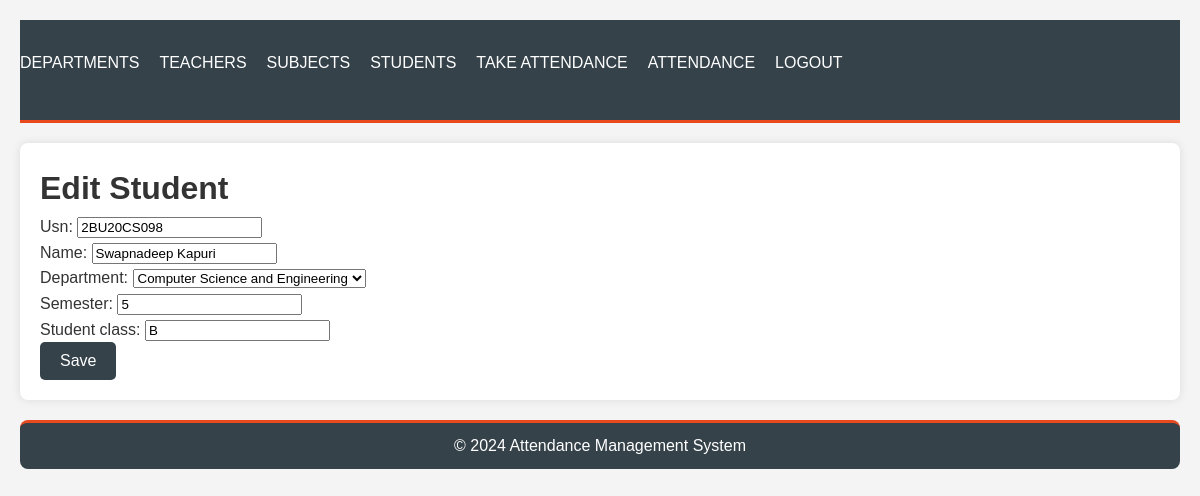
The app's page /edit_student/1/ (signed in) with its own data.
### attendance/models.py (models this page shows, shortened)
class Student(models.Model):
    usn = models.CharField(max_length=10, unique=True)
    name = models.CharField(max_length=100)
    department = models.ForeignKey(Department, on_delete=models.CASCADE)
    semester = models.IntegerField()
    student_class = models.CharField(max_length=10)

class Department(models.Model):
    dept_unique_id = models.CharField(max_length=10, unique=True)
    name = models.CharField(max_length=100)
    total_teachers = models.IntegerField(default=0)
    subjects = models.ManyToManyField('Subject', related_name='departments')
    def __str__(self):
        return self.name

### attendance/views.py (the view)
# urls.py: path('edit_student/<int:pk>/', views.edit_student, name='edit_student'),
@login_required
@user_passes_test(is_teacher)
def edit_student(request, pk):
    student = get_object_or_404(Student, pk=pk)
    if request.method == 'POST':
        form = StudentForm(request.POST, instance=student)
        if form.is_valid():
            form.save()
            return redirect('student_list')
    else:
        form = StudentForm(instance=student)
    return render(request, 'attendance/edit_student.html', {'form': form})

### attendance/forms.py
class StudentForm(forms.ModelForm):
    class Meta:
        model = Student
        fields = ['usn', 'name', 'department', 'semester', 'student_class']

### attendance/views.py (called while the page is built)
def is_teacher(user):
    return user.groups.filter(name='Teachers').exists()

### attendance/templates/attendance/edit_student.html (shortened to what this page needs)
{% extends 'attendance/base.html' %}
{% block content %}
<h1>Edit Student</h1>
<form method="post">
    {{ form.as_p }}
    <button type="submit" class="btn btn-success">Save</button>
</form>
{% endblock %}

### attendance/static/attendance/css/styles.css (style rules this page uses)
body, h1, h2, h3, p, ul, ol, li { margin: 0; padding: 0; box-sizing: border-box; }
body { font-family: Arial, sans-serif; line-height: 1.6; background-color: #f4f4f4; color: #333; padding: 20px; }
button, .btn { display: inline-block; padding: 10px 20px; font-size: 16px; text-decoration: none; color: #ffffff; background-color: #35424a; border: none; border-radius: 5px; cursor: pointer; }

### records on screen
Student: usn "2BU20CS098", name "Swapnadeep Kapuri", department "Computer Science and Engineering", semester "5", student_class "B"
